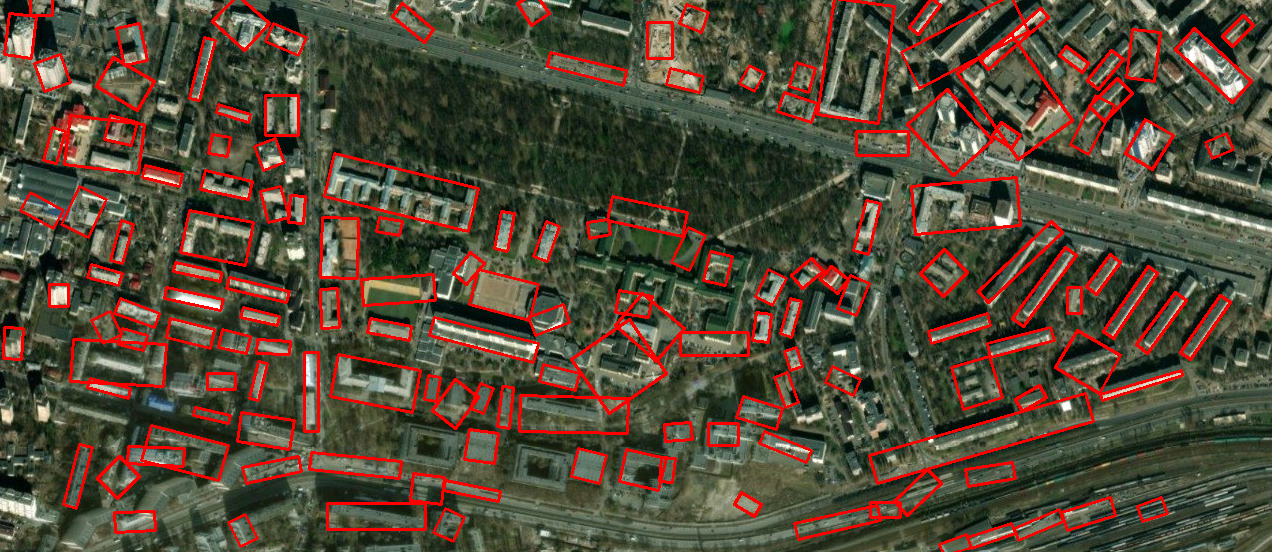
#> input picture Laboratory Work 2 & 3/sources/bing_detect.png, 1272 x 552 px
$ python -i features.py   (imports and definitions only)
#> lines starting #> are read from the running program, lines starting #| are printed output that depends on the picture
#> further down, picture is the input picture: shape (552, 1272, 3); mean B, G, R 57, 74, 85.6
import cv2
import numpy as np

class FeaturesLib:
    @staticmethod
    def preprocess(image: np.ndarray) -> np.ndarray:
        """Метод первинної обробки зображення"""
        # Блок створення об'єкту методу CLAHE
        CLAHE = cv2.createCLAHE(clipLimit=2.0, tileGridSize=(8, 8))

        # Блок конвертації зображення до простору LAB
        lab_img = cv2.cvtColor(image, cv2.COLOR_BGR2LAB)
#> lab_img: shape (552, 1272, 3); mean of channels 0, 1, 2 87.2, 127.2, 142.5
        l_channel, a_channel, b_channel = cv2.split(lab_img)
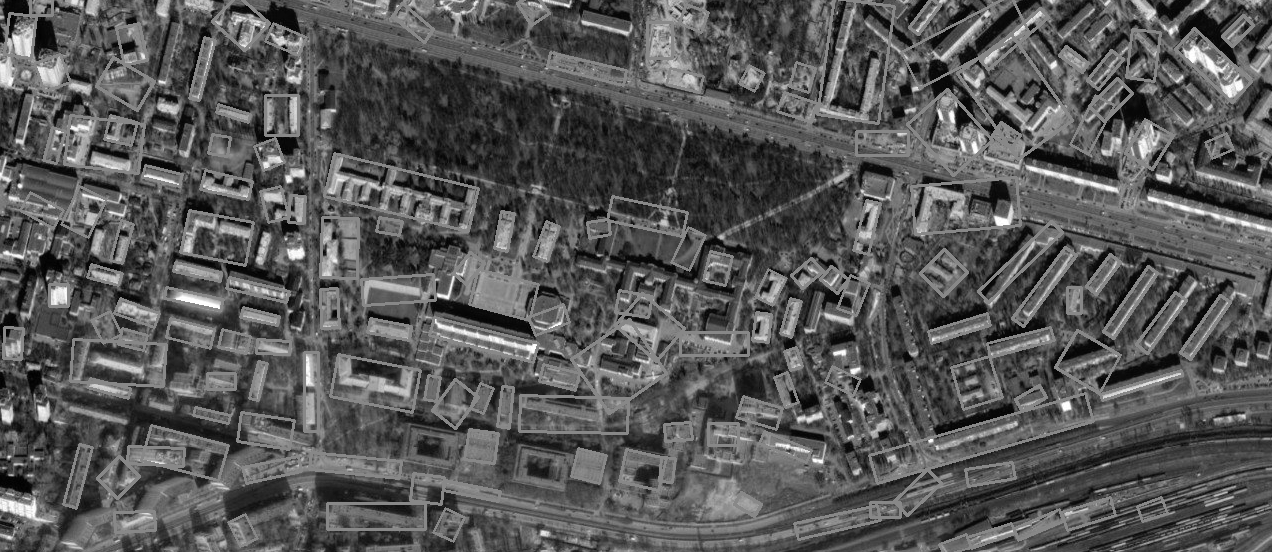
#> l_channel: shape (552, 1272); min 1, max 255, mean 87.2
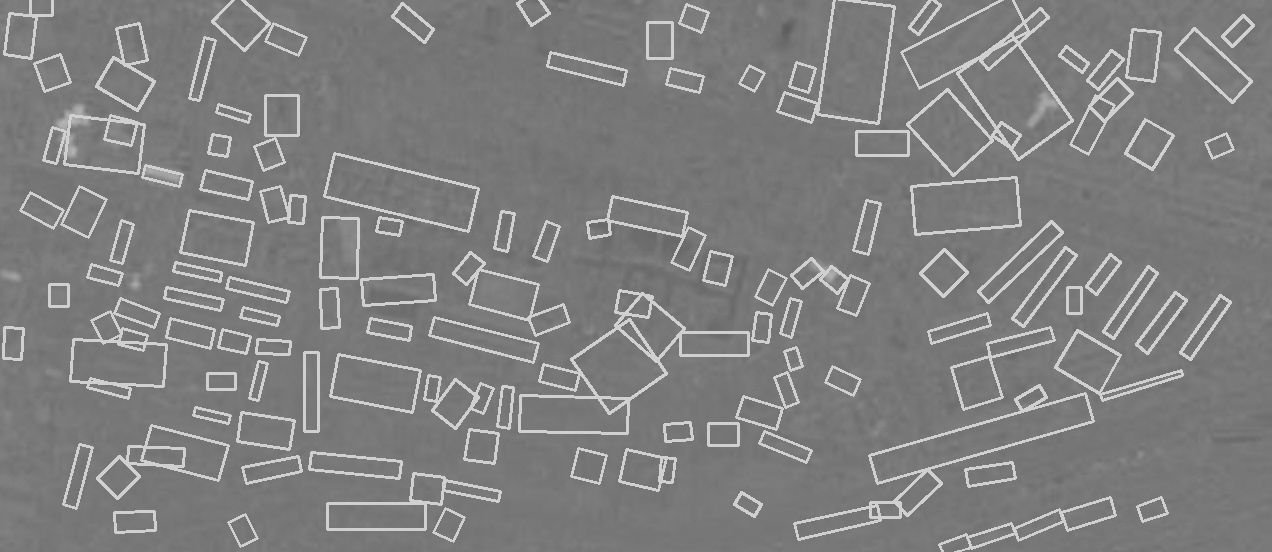
#> a_channel: shape (552, 1272); min 92, max 208, mean 127.2
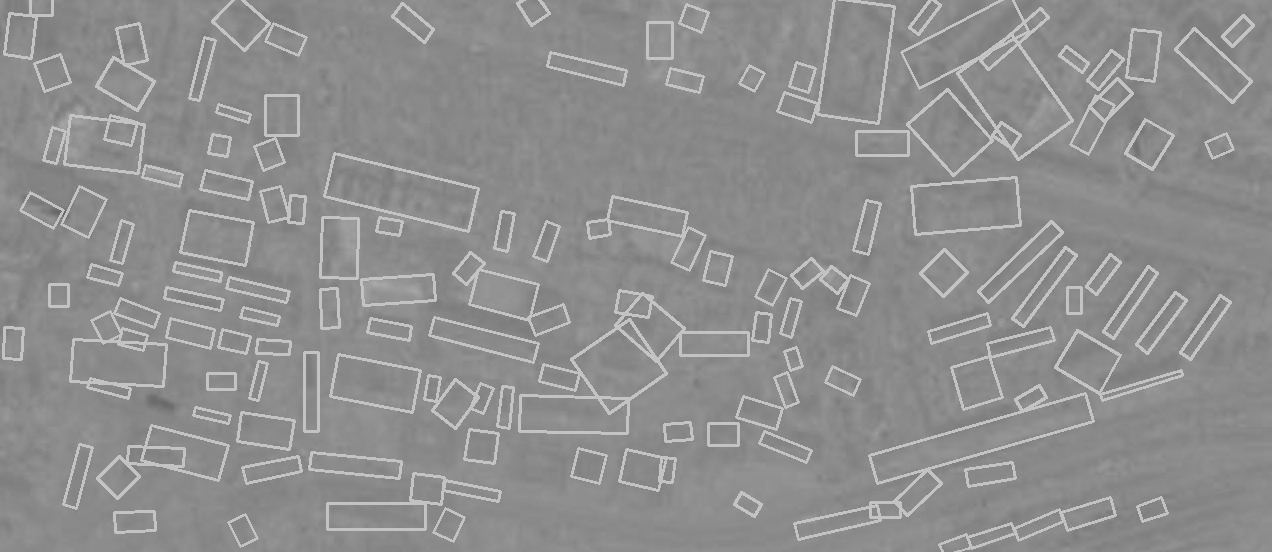
#> b_channel: shape (552, 1272); min 102, max 195, mean 142.5

        # Блок фільтрації шумів білатеральним фільтром та підсилення контрасту методом CLAHE
        l_filtered = cv2.bilateralFilter(l_channel, d=9, sigmaColor=75, sigmaSpace=75)
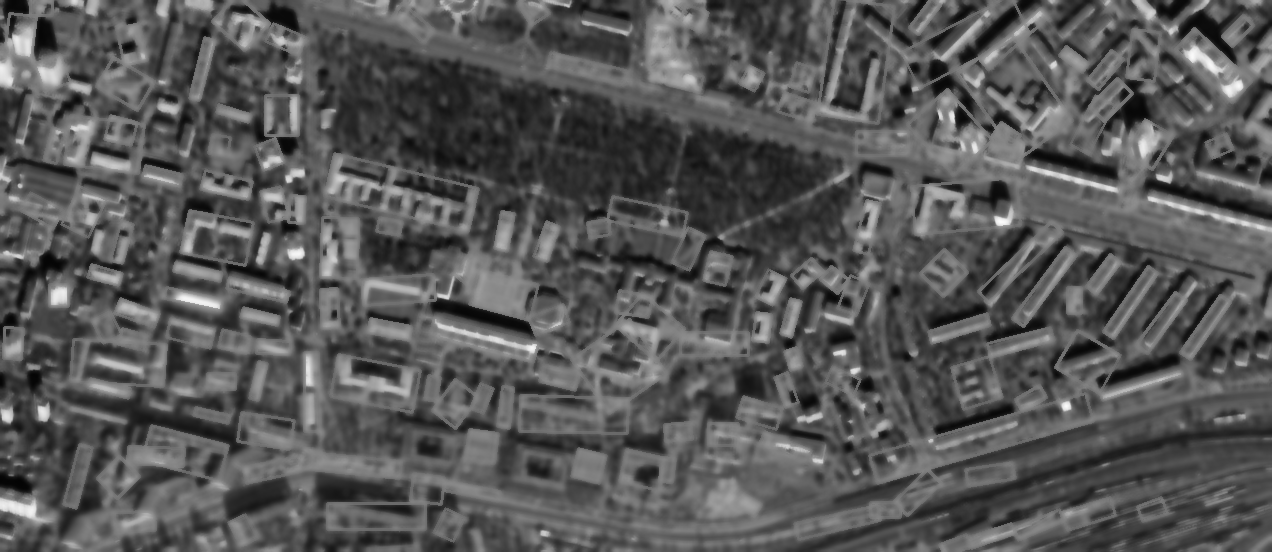
#> l_filtered: shape (552, 1272); min 4, max 251, mean 87.1
        l_clahe = CLAHE.apply(l_filtered)
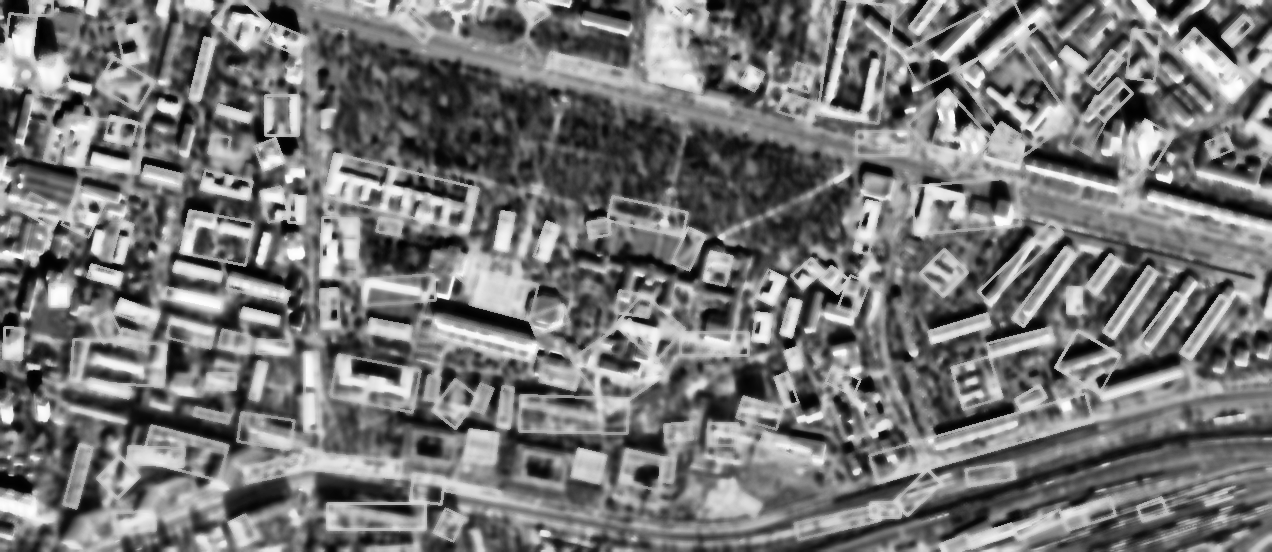
#> l_clahe: shape (552, 1272); min 1, max 255, mean 118.1

        merged_lab = cv2.merge((l_clahe, a_channel, b_channel))  # Збираємо канали назад з оновленою яскравістю
#> merged_lab: shape (552, 1272, 3); mean of channels 0, 1, 2 118.1, 127.2, 142.5
        return cv2.cvtColor(merged_lab, cv2.COLOR_LAB2BGR)  # Повертаємо відфільтроване зображення у моделі BGR
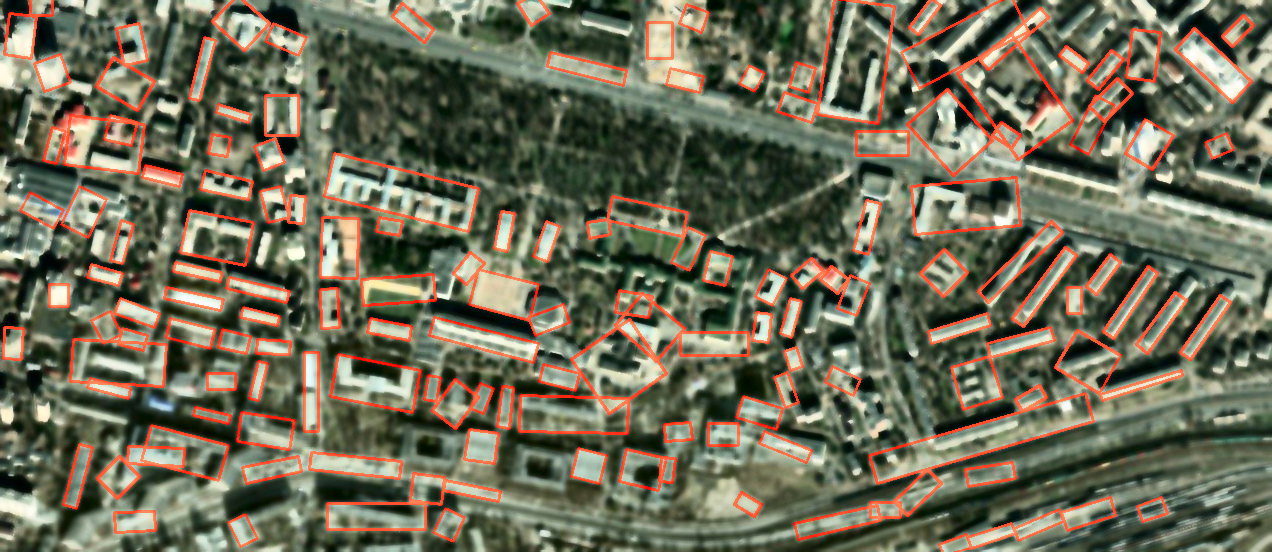
#> returned value: shape (552, 1272, 3); mean B, G, R 87.3, 108.4, 111.9

    # [45 lines left out: functions mask_creation, extract_features, not called in this run]

>>> import cv2
>>> picture = cv2.imread('../Laboratory Work 2 & 3/sources/bing_detect.png')
>>> result = FeaturesLib().preprocess(picture)

$ run again, on Laboratory Work 2 & 3/sources/etalon_detection.png
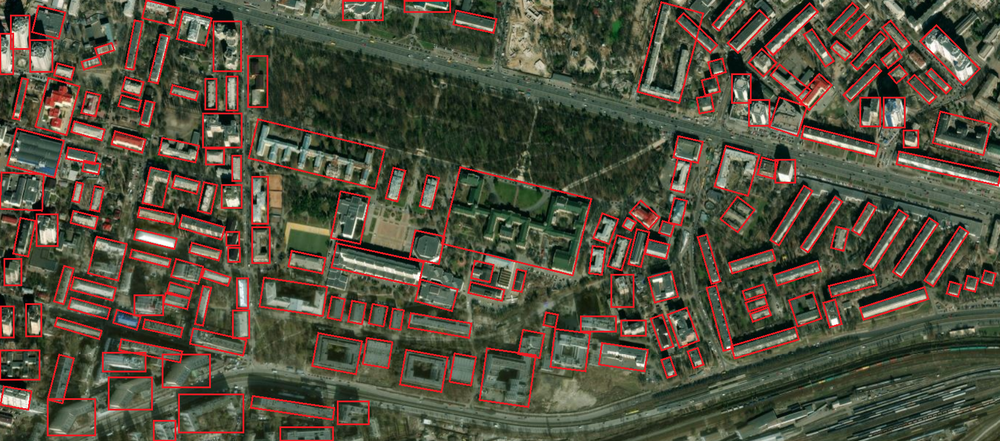
#> input picture Laboratory Work 2 & 3/sources/etalon_detection.png, 1000 x 441 px, shrunk from 1707 x 752 before the run
#> picture is the input picture: shape (441, 1000, 3); mean B, G, R 62.1, 78.8, 84.6
#> lab_img: shape (441, 1000, 3); mean of channels 0, 1, 2 88.1, 126.3, 140.7
#> in preprocess, `l_clahe = CLAHE.apply(l_filtered)`:
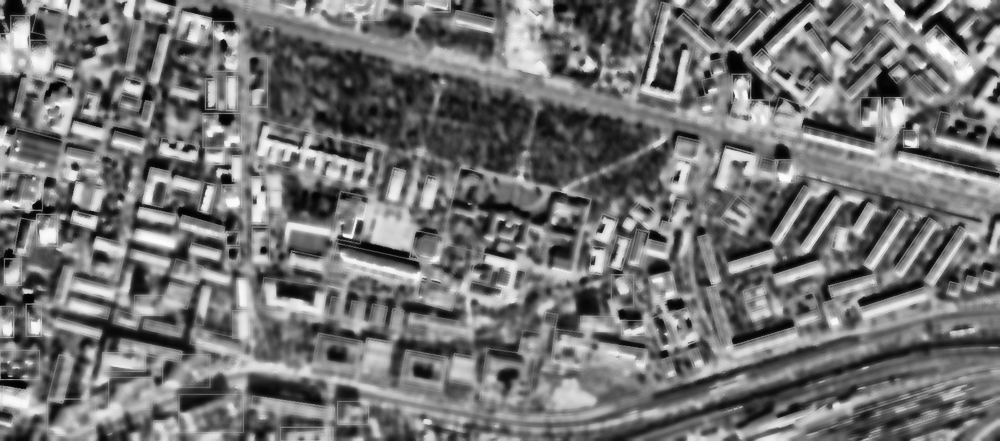
#> l_clahe: shape (441, 1000); min 1, max 254, mean 115.9
#> merged_lab: shape (441, 1000, 3); mean of channels 0, 1, 2 115.9, 126.3, 140.7
#> in preprocess, `return cv2.cvtColor(merged_lab, cv2.COLOR_LAB2BGR)`:
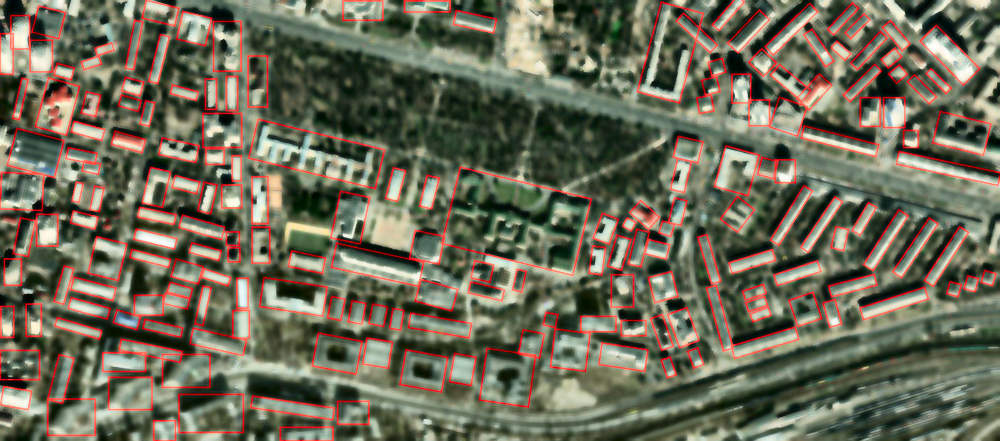
#> returned value: shape (441, 1000, 3); mean B, G, R 88.6, 107.1, 111.1

$ run again, on Laboratory Work 2 & 3/sources/google_detect.png
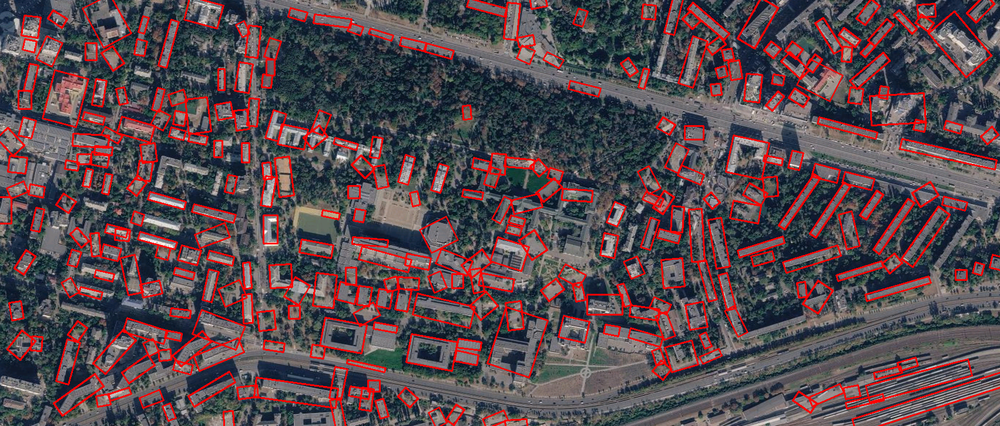
#> input picture Laboratory Work 2 & 3/sources/google_detect.png, 1000 x 426 px, shrunk from 1702 x 725 before the run
#> picture is the input picture: shape (426, 1000, 3); mean B, G, R 79.3, 74, 90.7
#> lab_img: shape (426, 1000, 3); mean of channels 0, 1, 2 89.5, 135, 129.9
#> in preprocess, `l_channel, a_channel, b_channel = cv2.split(lab_img)`:
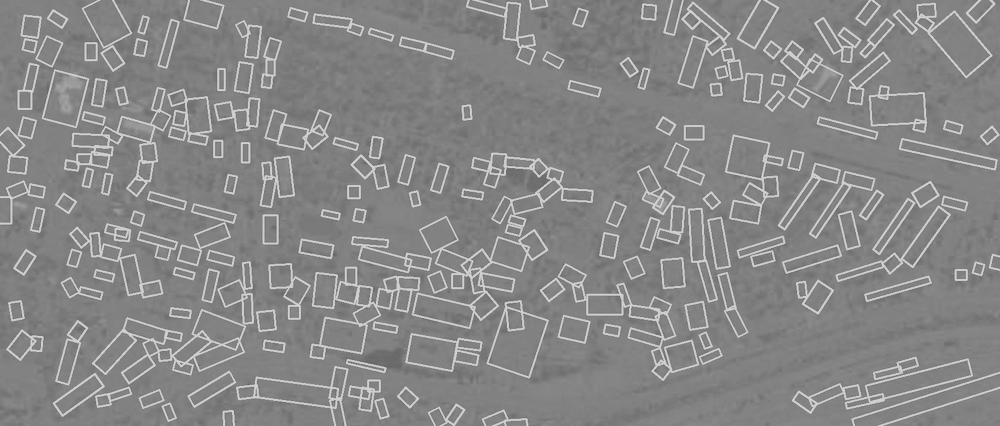
#> a_channel: shape (426, 1000); min 99, max 208, mean 135
#> merged_lab: shape (426, 1000, 3); mean of channels 0, 1, 2 120.7, 135, 129.9
#> in preprocess, `return cv2.cvtColor(merged_lab, cv2.COLOR_LAB2BGR)`:
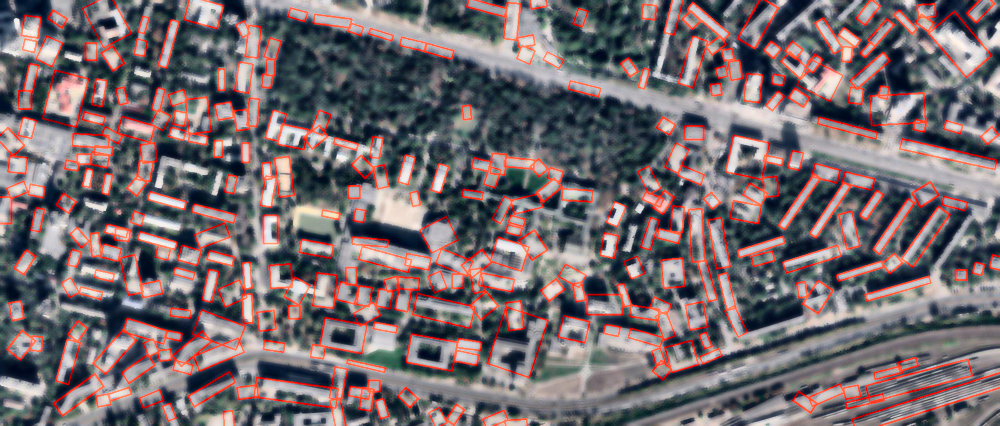
#> returned value: shape (426, 1000, 3); mean B, G, R 110.6, 107.4, 120.1
